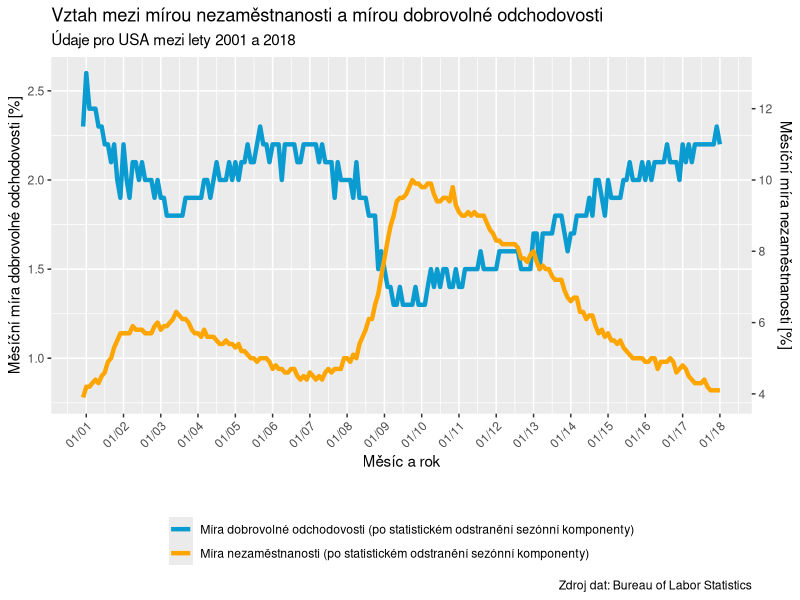

The R script that drew this image:
## ---- chunk 1

# Nastaveni ceskeho jazyka
Sys.setlocale("LC_CTYPE", "czech")

## ---- chunk 2

# Nacteni dat ----------------------------------------------------

# Nacteni potrebnych knihoven
library(readxl)
library(tidyverse)

# Nacteni dat po jejich stazeni z https://www.bls.gov/news.release/jolts.t18.htm , resp. 
# https://data.bls.gov/pdq/SurveyOutputServlet
unmpl_data <- read_xlsx("./BLS_Unemployment_Rates.xlsx", sheet = "Unemployment Rate", col_names = TRUE)

quits_data <- read_xlsx("./BLS_Quits_Rates.xlsx")

# Priprava dat pro vizualizaci ------------------------------------

# Data k mire nezamestnanosti
# Prejmenovani sloupcu
colnames(unmpl_data) <- c("Date", "Unmpl_Rate")

# Odstraneni prvniho radku
unmpl_data <- unmpl_data[-1,]

# Zmena typu dat
library(lubridate)
unmpl_data <- unmpl_data %>%
  mutate(Unmpl_Rate = as.numeric(Unmpl_Rate),
         Date = myd(Date, truncated = 1))

# Data k dobrovolne odchodovosti zamestnancu
# Prejmenovani sloupcu
colnames(quits_data) <- quits_data[11,]

# Odstraneni prvnich 11 radku
quits_data <- quits_data[-1:-11,]

# Zmena typu data a formatu dat z sirokeho na dlouhy
quits_data <- quits_data %>%
  gather(Month, Quits_Rate, Jan:Dec, factor_key= FALSE) %>%
  na.omit() %>%
  mutate(Year = as.integer(Year),
         Quits_Rate = as.numeric(Quits_Rate)) %>%
  mutate(Date = paste(Month, " ", Year)) %>%
  mutate(Date = myd(Date, truncated = 1)) %>%
  select(Date, Quits_Rate) %>%
  arrange(Date)
  
# Spojeni obou souboru dat do jednoho
mydata <- quits_data %>%
  inner_join(unmpl_data, by = "Date")

# Vizualizace dat -----------------------------------------------
library(scales)

# Vytvoreni grafu
mydata %>%
  ggplot(aes(x = Date)) +
  geom_line(aes(y = Quits_Rate, color = "Míra dobrovolné odchodovosti (po statistickém odstranění sezónní komponenty)"), size = 1.5) +
  geom_line(aes(y = Unmpl_Rate/5, color = "Míra nezaměstnanosti (po statistickém odstranění sezónní komponenty)"), size = 1.5) +
  scale_y_continuous(sec.axis = sec_axis(~.*5, name = "Měsíční míra nezaměstnanosti [%]")) +
  scale_x_date(date_breaks = "12 months",
               labels=date_format("%m/%y")) +
  scale_colour_manual(values = c("#0A9BD0", "orange")) +
  theme(axis.text.x = element_text(angle = 45, hjust = 1),
        legend.position="bottom", 
        legend.direction = "vertical") +
  labs(title = "Vztah mezi mírou nezaměstnanosti a mírou dobrovolné odchodovosti",
       subtitle = "Údaje pro USA mezi lety 2001 a 2018",
       caption = "Zdroj dat: Bureau of Labor Statistics",
       y = "Měsíční míra dobrovolné odchodovosti [%]",
       x = "Měsíc a rok",
       colour = "")

# Korelace mezi mirou nezamestnanosti a dobrovolne odchodovosti zamestnancu
# cor.test(mydata$Quits_Rate, mydata$Unmpl_Rate)$estimate
# cor.test(mydata$Quits_Rate, mydata$Unmpl_Rate)$p.value
